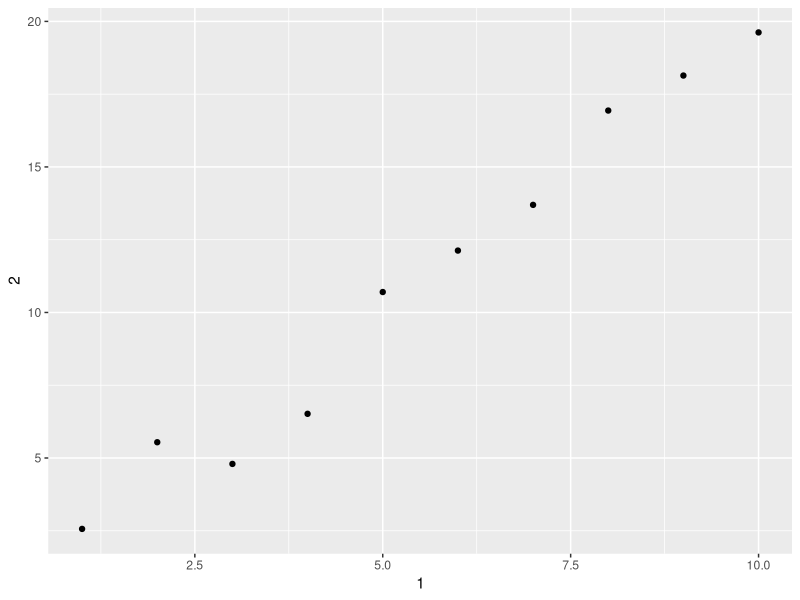

Recreate this plot in R. (Note: this script raises an error after producing the figure.)
## ---- chunk 1
knitr::opts_chunk$set(echo = TRUE)
library(tidyverse)
## ---- chunk 2
# Sample tibble:
df <- tibble(
  x = runif(5),
  y = rnorm(5)
)

# Extract by name:
df %>% .$x

# Extract by position:
df %>% .[["x"]]

## ---- chunk 3
class(mtcars)
as_tibble(mtcars) %>% class()
as_tibble(mtcars) %>% is.tibble()
## ---- chunk 4
# as a dataframe:
df <- data.frame(abc = 1, xyz = "a")
df
df$x # shows values and levels for column xyz
df[, "xyz"] # shows values and levels for column xyz
df[, c("abc", "xyz")] # shows values for columns abc and xyz

# as a tibble:
tib <- as_tibble(df)
tib$x # error: Unknown or uninitialized column: 'x'.NULL
tib[, "xyz"] # shows xyz as a factor with one row and the value a
tib[, c("abc", "xyz")] # shows abc and xyz as a factor with 1 row and values 1 and a
## ---- chunk 5
var <- "mpg"

var <- "carat"
diamonds[[var]]
diamonds$carat

#class(var)
#var$hwy 
#var["hwy"] # prints first 10 rows and class of hwy 
#var[["hwy"]] # prints all 234 values


## ---- chunk 6
annoying <- tibble(
  `1` = 1:10,
  `2` = `1` * 2 + rnorm(length(`1`))
)

diamonds %>% as_tibble() %>% print(tibble.max_extra_cols = 2)
## ---- chunk 7
# 4.a.) Extracting the variable called 1:
annoying$`1`

# 4.b.) Plotting a scatterplot of 1 vs 2:
ggplot(annoying, aes(`1`, `2`)) +
    geom_point()

# 4.c.) Creating a new column called `3` which is `2` divided by `1`:
annoying %>%
    mutate(`3` = `2` / `1`)

# 4.d.) Renaming the columns to `one`, `two`, and `three`:
annoying %>%
    mutate(`3` = `2` / `1`) %>%
    rename(one = `1`,
           two = `2`,
           three = `3`)
## ---- chunk 8
value <- 1:4
enframe(value)

enframe(1:3)
enframe(c(a = 5, b = 7))
## ---- chunk 9
?print.tbl_df

as_tibble(diamonds)

diamonds
print(diamonds, n_extra = 2)

